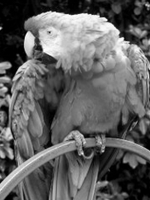
#> input picture lab05/parrot.png, 150 x 200 px
$ jupyter execute turn_90.ipynb
#> lines starting #> are read from the running program, lines starting #| are printed output that depends on the picture
[cell 1]
import numpy as np
from skimage import io
from skimage import data
import matplotlib.pyplot as plt

a = io.imread('parrot.png')
#> a is the input picture: shape (200, 150); min 0, max 255, mean 97
t = np.array([[0,-1,-1],[1,0,0],[0,0,1]])
lx,ly = a.shape
#> lx = 200; ly = 150
print(lx,ly)
#| 200 150
plt.imshow(a , cmap='gray', vmin=0, vmax=255)
plt.savefig('parrot_1.png')
b = np.zeros((ly,lx), dtype=np.int16 )
#b.shape
b = b + 255
print(b[0][0])
#| 255

[cell 2]
for x in range(lx):
    for y in range(ly):
        axy = np.array([[x],[y],[1]])
        bxy = t @ axy
#        print(bxy[0][0],bxy[1][0])
        b[int(bxy[0][0]),int(bxy[1][0])] = a[x][y]
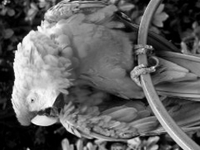
#> b: shape (150, 200) int16; min 0, max 255, mean 97
plt.imshow(b , cmap='gray', vmin=0, vmax=255)
#plt.savefig('parrot_turn1.png')
